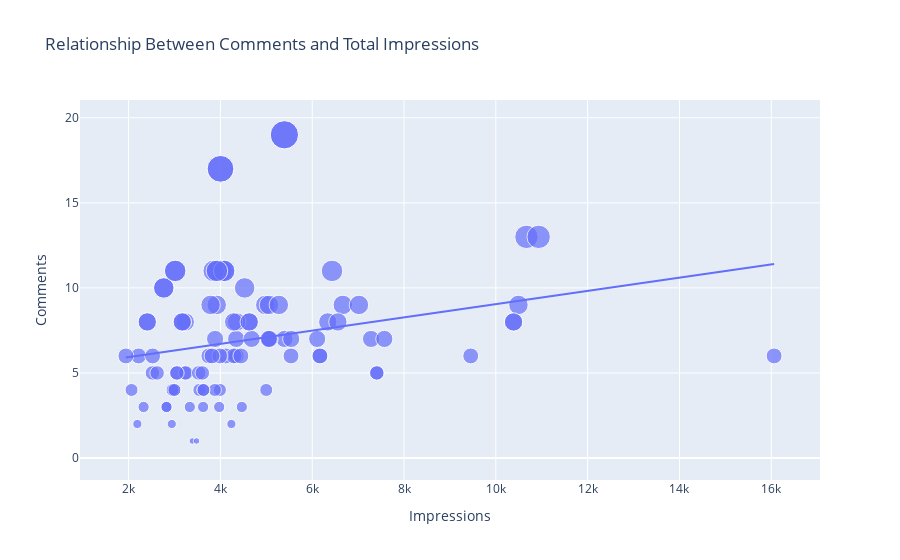

Notebook source saved alongside this figure:
### Markdown cell above
Now let’s see the relationship between the number of comments and the number of impressions on my Instagram posts

### Code cell
figure = px.scatter(data_frame = data, x="Impressions",
                    y="Comments", size="Comments", trendline="ols", 
                    title = "Relationship Between Comments and Total Impressions")
figure.show()

### Figure 1 — Plotly figure (JSON) as saved in the notebook; plotly's stock layout.template omitted (floating-point values rounded to 4 significant figures)
{"data": [{"hovertemplate": "Impressions=%{x}<br>Comments=%{marker.size}<extra></extra>", "legendgroup": "", "marker": {"color": "#636efa", "size": [9, 7, 11, 10, 5, 7, 5, 4, 6, 6, 6, 8, 7, 5, 6, 7, 17, 8, 6, 8, 4, 3, 7, 5, 8, 11, 19, 10, 11, 11, 9, 11, 8, 6, 7, 6, 3, 4, 2, 6, 6, 4, 8, 4, 9, 6, 4, 3, 5, 8, 4, 9, 2, 11, 13, 6, 9, 1, 3, 5, 7, 8, 2, 0, 7, 3, 6, 13, 9, 0, 1, 5, 5, 7, 8, 3, 9, 6, 4, 6, 7, 9, 7, 17, 8, 6, 8, 4, 3, 5, 8, 4, 5, 8, 11, 19, 10, 11, 11], "sizemode": "area", "sizeref": 0.0475, "symbol": "circle"}, "mode": "markers", "name": "", "orientation": "v", "showlegend": false, "type": "scatter", "x": [3920, 5394, 4021, 4528, 2518, 3884, 2621, 3541, 3749, 4115, 2218, 3234, 4344, 3216, 9453, 5055, 4002, 3169, 6168, 2407, 2064, 3973, 7281, 3052, 4628, 4082, 5394, 2766, 3924, 3015, 6666, 3854, 4355, 4343, 6108, 2523, 2327, 3990, 2191, 1941, 16062, 4998, 4289, 3880, 3786, 4298, 3630, 2826, 7407, 10386, 2998, 7018, 2941, 6432, 10667, 3988, 4978, 3388, 4467, 3246, 5072, 6339, 4239, 3454, 7571, 3333, 3818, 10933, 5058, 3601, 3480, 3525, 3606, 5542, 6559, 3623, 10493, 4446, 2957, 5538, 4681, 5273, 5055, 4002, 3169, 6168, 2407, 3630, 2826, 7407, 10386, 2998, 3052, 4628, 4082, 5394, 2766, 3924, 3015], "xaxis": "x", "y": [9, 7, 11, 10, 5, 7, 5, 4, 6, 6, 6, 8, 7, 5, 6, 7, 17, 8, 6, 8, 4, 3, 7, 5, 8, 11, 19, 10, 11, 11, 9, 11, 8, 6, 7, 6, 3, 4, 2, 6, 6, 4, 8, 4, 9, 6, 4, 3, 5, 8, 4, 9, 2, 11, 13, 6, 9, 1, 3, 5, 7, 8, 2, 0, 7, 3, 6, 13, 9, 0, 1, 5, 5, 7, 8, 3, 9, 6, 4, 6, 7, 9, 7, 17, 8, 6, 8, 4, 3, 5, 8, 4, 5, 8, 11, 19, 10, 11, 11], "yaxis": "y"}, {"hovertemplate": "<b>OLS trendline</b><br>Comments = 0.000389547 * Impressions + 5.15049<br>R<sup>2</sup>=0.061108<br><br>Impressions=%{x}<br>Comments=%{y} <b>(trend)</b><extra></extra>", "legendgroup": "", "marker": {"color": "#636efa", "symbol": "circle"}, "mode": "lines", "name": "", "showlegend": false, "type": "scatter", "x": [1941, 2064, 2191, 2218, 2327, 2407, 2407, 2518, 2523, 2621, 2766, 2766, 2826, 2826, 2941, 2957, 2998, 2998, 3015, 3015, 3052, 3052, 3169, 3169, 3216, 3234, 3246, 3333, 3388, 3454, 3480, 3525, 3541, 3601, 3606, 3623, 3630, 3630, 3749, 3786, 3818, 3854, 3880, 3884, 3920, 3924, 3924, 3973, 3988, 3990, 4002, 4002, 4021, 4082, 4082, 4115, 4239, 4289, 4298, 4343, 4344, 4355, 4446, 4467, 4528, 4628, 4628, 4681, 4978, 4998, 5055, 5055, 5058, 5072, 5273, 5394, 5394, 5394, 5538, 5542, 6108, 6168, 6168, 6339, 6432, 6559, 6666, 7018, 7281, 7407, 7407, 7571, 9453, 10386, 10386, 10493, 10667, 10933, 16062], "xaxis": "x", "y": [5.907, 5.955, 6.004, 6.015, 6.057, 6.088, 6.088, 6.131, 6.133, 6.171, 6.228, 6.228, 6.251, 6.251, 6.296, 6.302, 6.318, 6.318, 6.325, 6.325, 6.339, 6.339, 6.385, 6.385, 6.403, 6.41, 6.415, 6.449, 6.47, 6.496, 6.506, 6.524, 6.53, 6.553, 6.555, 6.562, 6.565, 6.565, 6.611, 6.625, 6.638, 6.652, 6.662, 6.663, 6.678, 6.679, 6.679, 6.698, 6.704, 6.705, 6.709, 6.709, 6.717, 6.741, 6.741, 6.753, 6.802, 6.821, 6.825, 6.842, 6.843, 6.847, 6.882, 6.891, 6.914, 6.953, 6.953, 6.974, 7.09, 7.097, 7.12, 7.12, 7.121, 7.126, 7.205, 7.252, 7.252, 7.252, 7.308, 7.309, 7.53, 7.553, 7.553, 7.62, 7.656, 7.706, 7.747, 7.884, 7.987, 8.036, 8.036, 8.1, 8.833, 9.196, 9.196, 9.238, 9.306, 9.409, 11.41], "yaxis": "y"}], "layout": {"legend": {"itemsizing": "constant", "tracegroupgap": 0}, "title": {"text": "Relationship Between Comments and Total Impressions"}, "xaxis": {"anchor": "y", "domain": [0, 1], "title": {"text": "Impressions"}}, "yaxis": {"anchor": "x", "domain": [0, 1], "title": {"text": "Comments"}}}}
